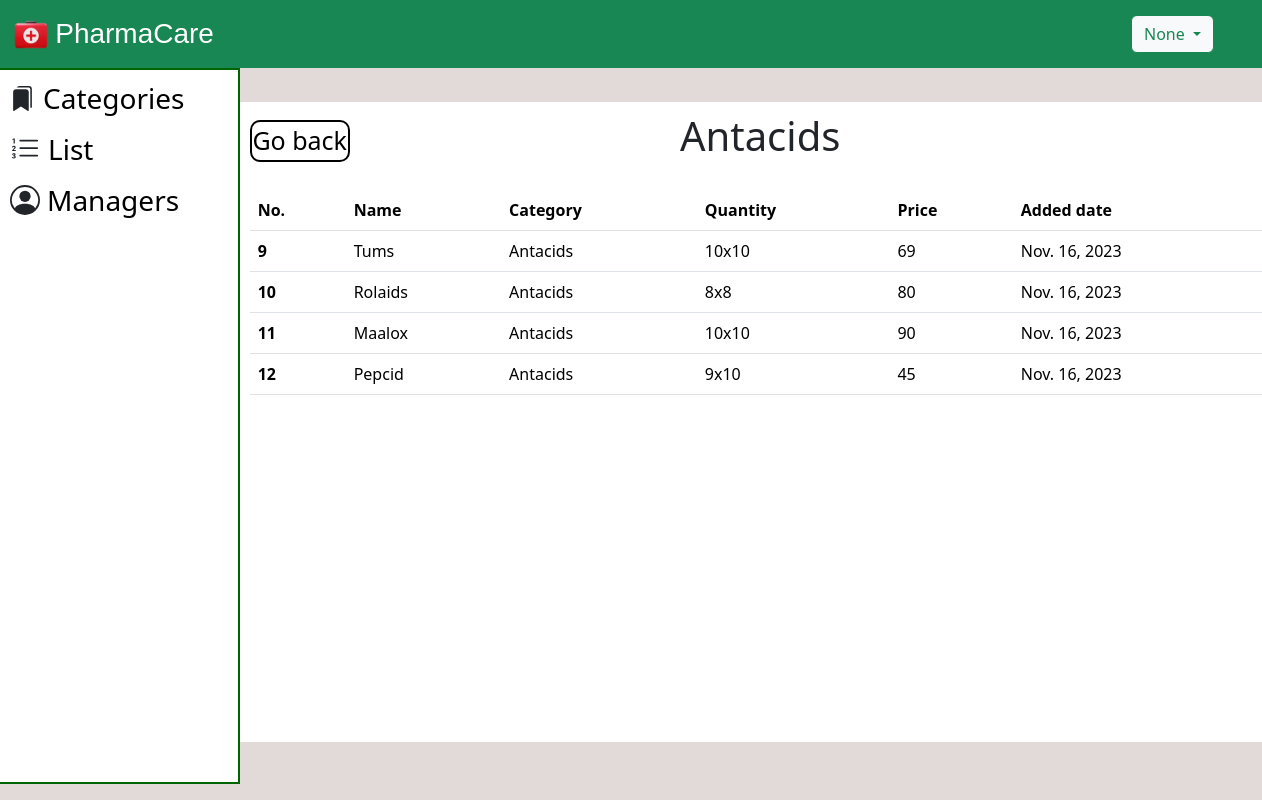
The app's page /Antacids/ with its own data.
### Pharmacy/models.py (models this page shows)
class medicine(models.Model):
    name=models.CharField(max_length=50)
    category=models.CharField(max_length=50)
    Qty=models.CharField(max_length=50)
    price=models.BigIntegerField()
    added_date=models.DateField(auto_now_add=True)

### Pharmacy/views.py (the view)
# urls.py: path('Antacids/', views.Antacids, name='Antacids'),
def Antacids(request):
    name = request.session.get('name')
    anti_med=medicine.objects.filter(category='Antacids')
    return render(request, 'Antacids.html', {'anti_med':anti_med, 'name':name, 'user_role': request.session.get('user_role')})

### templates/Antacids.html (shortened to what this page needs)
<!DOCTYPE html>
<html lang="en">
  <head>
    <link
      href="https://cdn.jsdelivr.net/npm/bootstrap@5.3.2/dist/css/bootstrap.min.css"
      rel="stylesheet"
    />
    {% load static %}
  </head>
  <body style="background-color: rgb(226, 217, 217);">
    <nav class="navbar navbar-expand-lg bg-success text-white fs-5">
      <div class="container-fluid">
          <div class="row">
              <div class="col">
                <img src="{% static 'logo.png' %}" width="38" height="39">
                  <a class="navbar-brand" href="#" style="color: white; font-family: 'Gill Sans', 'Gill Sans MT', Calibri, 'Trebuchet MS', sans-serif; font-size: 28px; margin-left: 0;">PharmaCare</a>
              </div>
          </div>
      </div>
      <div class="dropdown mx-5">
        <button class="btn btn-outline-success bg-light dropdown-toggle" type="button" data-bs-toggle="dropdown"
            aria-expanded="false">
            {{name}}
        </button>
    </div>
    </nav>
    <div class="container">
      <div class="row" style="width: 20%; border: 2px solid darkgreen; height: 89.5vh; position:absolute; left:0px; background-color: white;">
        <ul>
            {% if user_role == 'manager' %}
              <li style="margin-bottom: 7px; margin-top: 7px;"><svg xmlns="http://www.w3.org/2000/svg"  width="25" height="25" fill="currentColor" class="bi bi-bookmarks-fill m-lg-2 " viewBox="0 0 16 16"><path d="M2 4a2 2 0 0 1 2-2h6a2 2 0 0 1 2 2v11.5a.5.5 0 0 1-.777.416L7 13.101l-4.223 2.815A.5.5 0 0 1 2 15.5V4z"/><path d="M4.268 1A2 2 0 0 1 6 0h6a2 2 0 0 1 2 2v11.5a.5.5 0 0 1-.777.416L13 13.768V2a1 1 0 0 0-1-1H4.268z"/></svg><a href="/managerhome" style="font-size: 28px; text-decoration: none; color:black; vertical-align: middle">Categories</a></li>
              <li style="margin-bottom: 7px;"><svg xmlns="http://www.w3.org/2000/svg" width="30" height="30" fill="currentColor" class="bi bi-list-ol m-lg-2 " viewBox="0 0 16 16"><path fill-rule="evenodd" d="M5 11.5a.5.5 0 0 1 .5-.5h9a.5.5 0 0 1 0 1h-9a.5.5 0 0 1-.5-.5zm0-4a.5.5 0 0 1 .5-.5h9a.5.5 0 0 1 0 1h-9a.5.5 0 0 1-.5-.5zm0-4a.5.5 0 0 1 .5-.5h9a.5.5 0 0 1 0 1h-9a.5.5 0 0 1-.5-.5z"/><path d="M1.713 11.865v-.474H2c.217 0 .363-.137.363-.317 0-.185-.158-.31-.361-.31-.223 0-.367.152-.373.31h-.59c.016-.467.373-.787.986-.787.588-.002.954.291.957.703a.595.595 0 0 1-.492.594v.033a.615.615 0 0 1 .569.631c.003.533-.502.8-1.051.8-.656 0-1-.37-1.008-.794h.582c.008.178.186.306.422.309.254 0 .424-.145.422-.35-.002-.195-.155-.348-.414-.348h-.3zm-.004-4.699h-.604v-.035c0-.408.295-.844.958-.844.583 0 .96.326.96.756 0 .389-.257.617-.476.848l-.537.572v.03h1.054V9H1.143v-.395l.957-.99c.138-.142.293-.304.293-.508 0-.18-.147-.32-.342-.32a.33.33 0 0 0-.342.338v.041zM2.564 5h-.635V2.924h-.031l-.598.42v-.567l.629-.443h.635V5z"/></svg><a href="/medicinelist" style="font-size: 28px; text-decoration: none; color:black; vertical-align:middle;">List</a></li>
              <li style="margin-bottom: 7px;"><svg xmlns="http://www.w3.org/2000/svg" width="25" height="25" fill="currentColor" class="bi bi-patch-plus-fill m-lg-2 " viewBox="0 0 16 16"><path d="M10.067.87a2.89 2.89 0 0 0-4.134 0l-.622.638-.89-.011a2.89 2.89 0 0 0-2.924 2.924l.01.89-.636.622a2.89 2.89 0 0 0 0 4.134l.637.622-.011.89a2.89 2.89 0 0 0 2.924 2.924l.89-.01.622.636a2.89 2.89 0 0 0 4.134 0l.622-.637.89.011a2.89 2.89 0 0 0 2.924-2.924l-.01-.89.636-.622a2.89 2.89 0 0 0 0-4.134l-.637-.622.011-.89a2.89 2.89 0 0 0-2.924-2.924l-.89.01-.622-.636zM8.5 6v1.5H10a.5.5 0 0 1 0 1H8.5V10a.5.5 0 0 1-1 0V8.5H6a.5.5 0 0 1 0-1h1.5V6a.5.5 0 0 1 1 0z"/>
              </svg><a href="/addmedicine" style="font-size: 28px; text-decoration: none; color:black; vertical-align:middle;">Add</a></li>
              <li style="margin-bottom: 7px;"><svg xmlns="http://www.w3.org/2000/svg" width="25" height="25" fill="currentColor" class="bi bi-pencil-square m-lg-2 " viewBox="0 0 16 16"><path d="M15.502 1.94a.5.5 0 0 1 0 .706L14.459 3.69l-2-2L13.502.646a.5.5 0 0 1 .707 0l1.293 1.293zm-1.75 2.456-2-2L4.939 9.21a.5.5 0 0 0-.121.196l-.805 2.414a.25.25 0 0 0 .316.316l2.414-.805a.5.5 0 0 0 .196-.12l6.813-6.814z"/><path fill-rule="evenodd" d="M1 13.5A1.5 1.5 0 0 0 2.5 15h11a1.5 1.5 0 0 0 1.5-1.5v-6a.5.5 0 0 0-1 0v6a.5.5 0 0 1-.5.5h-11a.5.5 0 0 1-.5-.5v-11a.5.5 0 0 1 .5-.5H9a.5.5 0 0 0 0-1H2.5A1.5 1.5 0 0 0 1 2.5v11z"/></svg><a href="/edit" style="font-size: 28px; text-decoration: none; color:black; vertical-align:middle;">Edit</a></li>
              <li style="margin-bottom: 7px;"><svg xmlns="http://www.w3.org/2000/svg" width="25" height="25" fill="currentColor" class="bi bi-x-octagon-fill m-lg-2 " viewBox="0 0 16 16"><path d="M11.46.146A.5.5 0 0 0 11.107 0H4.893a.5.5 0 0 0-.353.146L.146 4.54A.5.5 0 0 0 0 4.893v6.214a.5.5 0 0 0 .146.353l4.394 4.394a.5.5 0 0 0 .353.146h6.214a.5.5 0 0 0 .353-.146l4.394-4.394a.5.5 0 0 0 .146-.353V4.893a.5.5 0 0 0-.146-.353L11.46.146zm-6.106 4.5L8 7.293l2.646-2.647a.5.5 0 0 1 .708.708L8.707 8l2.647 2.646a.5.5 0 0 1-.708.708L8 8.707l-2.646 2.647a.5.5 0 0 1-.708-.708L7.293 8 4.646 5.354a.5.5 0 1 1 .708-.708z"/></svg><a href="/remove" style="font-size: 28px; text-decoration: none; color:black; vertical-align:middle;">Remove</a></li>
            {% else %}
              <li style="margin-bottom: 7px; margin-top: 7px;"><a href="/adminhome" style="font-size: 28px; text-decoration: none; color:black; vertical-align: middle">Categories</a></li>
              <li style="margin-bottom: 7px;"><a href="/medicinelist" style="font-size: 28px; text-decoration: none; color:black; vertical-align:middle;">List</a></li>
              <li style="margin-bottom: 7px; margin-top: 6px;"><a href="/allmanager" style="font-size: 28px; text-decoration: none; color:black; vertical-align: middle">Managers</a></li>
            {% endif %}
          </ul>
      </div>
    </div>
    <div class="container ">
        <div class="row ">
            <div class="col-md-11" style="background-color: white; height: 80vh; margin-top: 3%; margin-left: 15.5%; overflow-y: auto;">
                <h1 style="text-align: center; margin-top: 10px; margin-bottom: 30px;">Antacids</h1>
                <a href="#" onclick="history.go(-1); return false;" style="font-size: 25px; position: absolute; margin-top: -70px; color: black; text-decoration: none; border: 2px solid black; width: 100px; border-radius: 10px; text-align: center;">Go back</a>
              <table class="table table-hover ">
                <thead>
                  <tr>
                    <th scope="col">No.</th>
                    <th scope="col">Name</th>
                    <th scope="col">Category</th>
                    <th scope="col">Quantity</th>
                    <th scope="col">Price</th>
                    <th scope="col">Added date</th>
                  </tr>
                </thead>
                <tbody>
                  {% for med in anti_med %}
                  <tr>
                    <th scope="row">{{med.id}}</th>
                    <td>{{med.name}}</td>
                    <td>{{med.category}}</td>
                    <td>{{med.Qty}}</td>
                    <td>{{med.price}}</td>
                    <td>{{med.added_date}}</td>
                  </tr>
                  {% endfor %}
                </tbody>
              </table>
            </div>
        </div>
    </div>
</body>
</html>

### templates/Antacids.html (style rules this page uses)
.navbar a.navbar-brand { display: inline-block; vertical-align: middle; }

### records on screen
medicine: id "9", name "Tums", category "Antacids", Qty "10x10", price "69", added_date "Nov. 16, 2023"
medicine: id "10", name "Rolaids", category "Antacids", Qty "8x8", price "80", added_date "Nov. 16, 2023"
medicine: id "11", name "Maalox", category "Antacids", Qty "10x10", price "90", added_date "Nov. 16, 2023"
medicine: id "12", name "Pepcid", category "Antacids", Qty "9x10", price "45", added_date "Nov. 16, 2023"

### other values on screen
{{ name }} "None"
